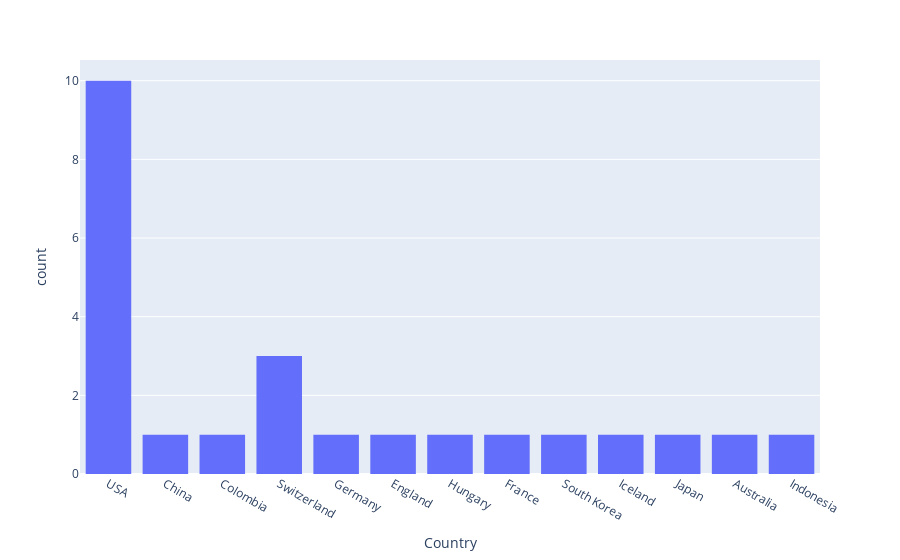

Notebook cell for this chart:
### Code cell
px.histogram(df, x='Country')

### Figure 1 — Plotly figure (JSON) as saved in the notebook; plotly's stock layout.template omitted (floating-point values rounded to 4 significant figures)
{"data": [{"bingroup": "x", "hovertemplate": "Country=%{x}<br>count=%{y}<extra></extra>", "legendgroup": "", "marker": {"color": "#636efa", "pattern": {"shape": ""}}, "name": "", "orientation": "v", "showlegend": false, "type": "histogram", "x": ["USA", "USA", "China", "USA", "Colombia", "USA", "USA", "Switzerland", "Switzerland", "Germany", "England", "USA", "Hungary", "USA", "USA", "France", "USA", "Switzerland", "South Korea", "Iceland", "USA", "Japan", "Australia", "Indonesia"], "xaxis": "x", "yaxis": "y"}], "layout": {"barmode": "relative", "legend": {"tracegroupgap": 0}, "margin": {"t": 60}, "xaxis": {"anchor": "y", "domain": [0, 1], "title": {"text": "Country"}}, "yaxis": {"anchor": "x", "domain": [0, 1], "title": {"text": "count"}}}}
